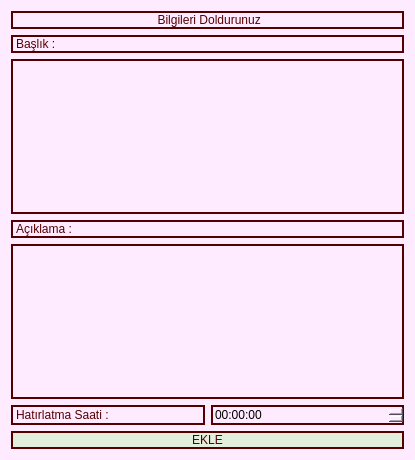
<?xml version="1.0" encoding="UTF-8"?>
<ui version="4.0">
 <class>Dialog</class>
 <widget class="QDialog" name="Dialog">
  <property name="geometry">
   <rect>
    <x>0</x>
    <y>0</y>
    <width>415</width>
    <height>460</height>
   </rect>
  </property>
  <property name="windowTitle">
   <string>Dialog</string>
  </property>
  <property name="styleSheet">
   <string notr="true">background-color: rgb(255, 235, 255);
</string>
  </property>
  <layout class="QVBoxLayout" name="verticalLayout_6">
   <item>
    <layout class="QVBoxLayout" name="verticalLayout">
     <item>
      <widget class="QLabel" name="label">
       <property name="styleSheet">
        <string notr="true">color : rgb(85, 0, 0);
font: 87 italic 12pt &quot;Segoe UI Black&quot;;
background-color: rgb(255, 235, 255);
border : 2px solid rgb(85, 0, 0);</string>
       </property>
       <property name="text">
        <string> Bilgileri Doldurunuz</string>
       </property>
       <property name="alignment">
        <set>Qt::AlignCenter</set>
       </property>
      </widget>
     </item>
    </layout>
   </item>
   <item>
    <layout class="QVBoxLayout" name="verticalLayout_2">
     <item>
      <widget class="QLabel" name="label_2">
       <property name="styleSheet">
        <string notr="true">color : rgb(85, 0, 0);
font: 87 italic 12pt &quot;Segoe UI Black&quot;;
background-color: rgb(255, 235, 255);
border : 2px solid rgb(85, 0, 0);</string>
       </property>
       <property name="text">
        <string>Başlık : </string>
       </property>
      </widget>
     </item>
    </layout>
   </item>
   <item>
    <layout class="QVBoxLayout" name="verticalLayout_3">
     <item>
      <widget class="QLineEdit" name="lineEdit">
       <property name="sizePolicy">
        <sizepolicy hsizetype="Expanding" vsizetype="Expanding">
         <horstretch>0</horstretch>
         <verstretch>0</verstretch>
        </sizepolicy>
       </property>
       <property name="styleSheet">
        <string notr="true">background-color: rgb(255, 235, 255);
border : 2px solid rgb(85, 0, 0);
</string>
       </property>
      </widget>
     </item>
    </layout>
   </item>
   <item>
    <layout class="QVBoxLayout" name="verticalLayout_4">
     <item>
      <widget class="QLabel" name="label_3">
       <property name="styleSheet">
        <string notr="true">color : rgb(85, 0, 0);
font: 87 italic 12pt &quot;Segoe UI Black&quot;;
background-color: rgb(255, 235, 255);
border : 2px solid rgb(85, 0, 0);</string>
       </property>
       <property name="text">
        <string>Açıklama :</string>
       </property>
      </widget>
     </item>
    </layout>
   </item>
   <item>
    <layout class="QVBoxLayout" name="verticalLayout_5">
     <item>
      <widget class="QLineEdit" name="lineEdit_2">
       <property name="sizePolicy">
        <sizepolicy hsizetype="Expanding" vsizetype="Expanding">
         <horstretch>0</horstretch>
         <verstretch>0</verstretch>
        </sizepolicy>
       </property>
       <property name="styleSheet">
        <string notr="true">background-color: rgb(255, 235, 255);
border : 2px solid rgb(85, 0, 0);</string>
       </property>
      </widget>
     </item>
    </layout>
   </item>
   <item>
    <layout class="QHBoxLayout" name="horizontalLayout_2">
     <item>
      <widget class="QLabel" name="label_4">
       <property name="styleSheet">
        <string notr="true">color : rgb(85, 0, 0);
font: 87 italic 12pt &quot;Segoe UI Black&quot;;
background-color: rgb(255, 235, 255);
border : 2px solid rgb(85, 0, 0);</string>
       </property>
       <property name="text">
        <string>Hatırlatma Saati : </string>
       </property>
      </widget>
     </item>
     <item>
      <layout class="QVBoxLayout" name="verticalLayout_7">
       <item>
        <widget class="QTimeEdit" name="timeEdit">
         <property name="sizePolicy">
          <sizepolicy hsizetype="Preferred" vsizetype="Preferred">
           <horstretch>0</horstretch>
           <verstretch>0</verstretch>
          </sizepolicy>
         </property>
         <property name="styleSheet">
          <string notr="true">background-color: rgb(255, 235, 255);
border : 2px solid rgb(85, 0, 0);</string>
         </property>
        </widget>
       </item>
      </layout>
     </item>
    </layout>
   </item>
   <item>
    <layout class="QVBoxLayout" name="verticalLayout_8">
     <item>
      <widget class="QPushButton" name="pushButton">
       <property name="sizePolicy">
        <sizepolicy hsizetype="Preferred" vsizetype="Preferred">
         <horstretch>0</horstretch>
         <verstretch>0</verstretch>
        </sizepolicy>
       </property>
       <property name="styleSheet">
        <string notr="true">background-color: rgb(226, 239, 220);

color : rgb(85, 0, 0);
border : 2px solid rgb(85, 0, 0);

font: 87 italic 12pt &quot;Segoe UI Black&quot;;
</string>
       </property>
       <property name="text">
        <string>EKLE</string>
       </property>
      </widget>
     </item>
    </layout>
   </item>
  </layout>
 </widget>
 <resources/>
 <connections/>
</ui>
